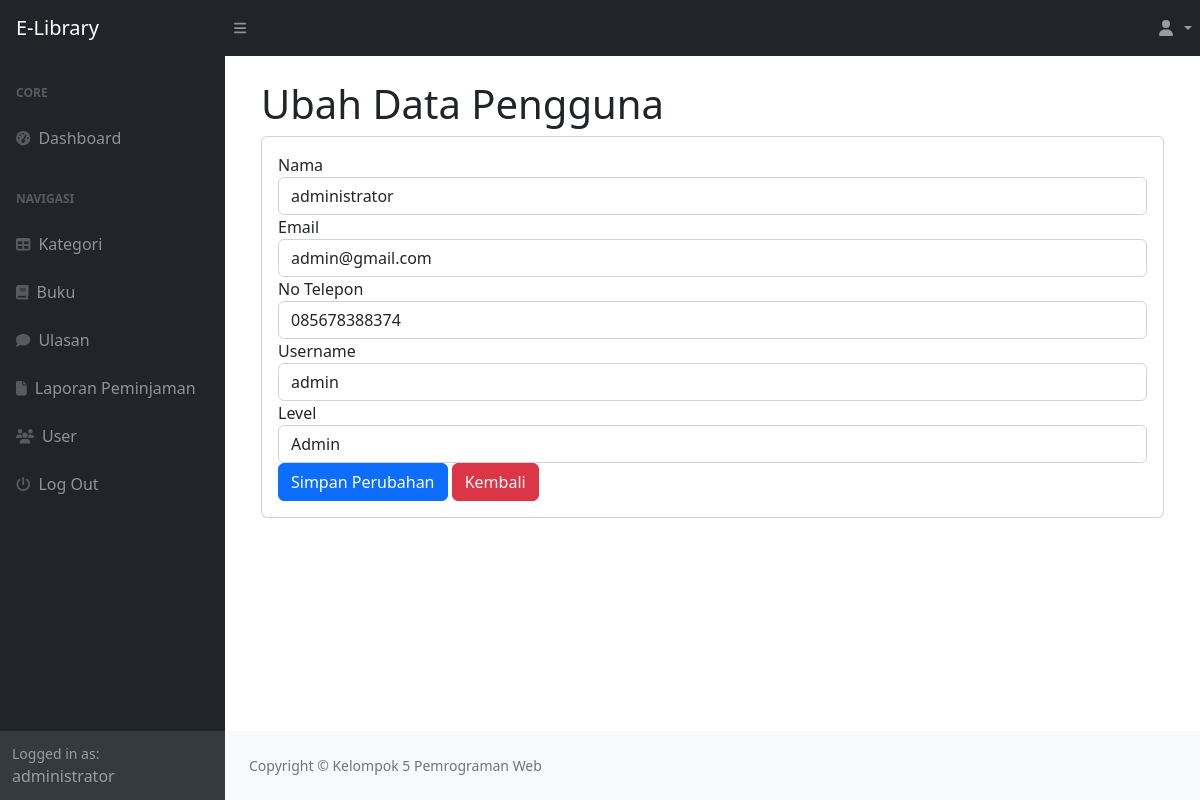
Screenshot of /main.php?page=user_ubah&&id=4 (signed in) with the database file from the repository.
### tables this page shows
CREATE TABLE `user` (
  `id_user` int(11) NOT NULL,
  `nama` varchar(255) DEFAULT NULL,
  `username` varchar(255) DEFAULT NULL,
  `password` varchar(255) DEFAULT NULL,
  `email` varchar(255) DEFAULT NULL,
  `no_telepon` varchar(255) DEFAULT NULL,
  `level` enum('admin','petugas','peminjam') DEFAULT NULL
);

### user_ubah.php (the view, shortened to what this page needs)
<?php
include "koneksi.php";
$id_user = $_GET['id'];
$query = mysqli_query($Koneksi, "SELECT * FROM user WHERE id_user='$id_user'");
$data = mysqli_fetch_array($query);
?>
<!DOCTYPE html>
<html lang="en">
<head>
    <link href="css/styles.css" rel="stylesheet" />
</head>
<body>
    <div class="container">
        <h1 class="mt-4">Ubah Data Pengguna</h1>
        <div class="card">
            <div class="card-body">
                <form method="post">
                    <div class="form-group">
                        <label>Nama</label>
                        <input type="text" class="form-control" name="nama" value="<?php echo $data['nama']; ?>" required>
                    </div>
                    <div class="form-group">
                        <label>Email</label>
                        <input type="email" class="form-control" name="email" value="<?php echo $data['email']; ?>" required>
                    </div>
                    <div class="form-group">
                        <label>No Telepon</label>
                        <input type="text" class="form-control" name="no_telepon" value="<?php echo $data['no_telepon']; ?>" required>
                    </div>
                    <div class="form-group">
                        <label>Username</label>
                        <input type="text" class="form-control" name="username" value="<?php echo $data['username']; ?>" required>
                    </div>
                    <div class="form-group">
                        <label>Level</label>
                        <select class="form-control" name="level" required>
                            <option value="admin" <?php echo ($data['level'] == 'admin') ? 'selected' : ''; ?>>Admin</option>
                        </select>
                    </div>
                    <button type="submit" class="btn btn-primary" name="submit">Simpan Perubahan</button>
                    <a href="?page=user" class="btn btn-danger">Kembali</a>
                </form>
            </div>
        </div>
    </div>
</body>
</html>

### rows the page displays
user: nama "administrator", email "admin@gmail.com", no_telepon "085678388374", username "admin", level "Admin"

### other values shown
$_SESSION['user']['nama'] "administrator"
